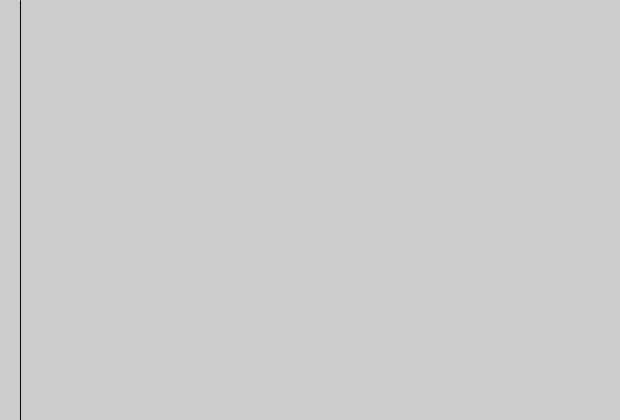
Frame 1 (no input)
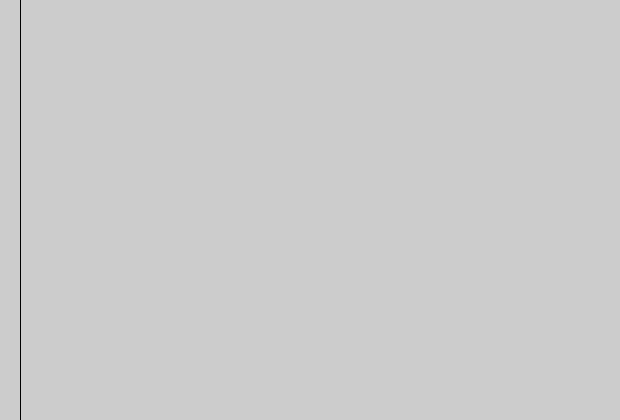
Frame 60 (the mouse pressed at the canvas centre just before this capture)
Frame 120 (the mouse held since frame 60 and released just before this capture): identical to frame 60, image omitted

The Processing sketch that drew these frames (run headless with seeded random() and noise(); from frame 60 on, the mouse is pressed at the canvas centre):

// Processing sketch: question_1
// ── question_1.pde
void setup() {
  size(620, 420);
};

void draw() {
  line(20, 0, 20, 420);
}
